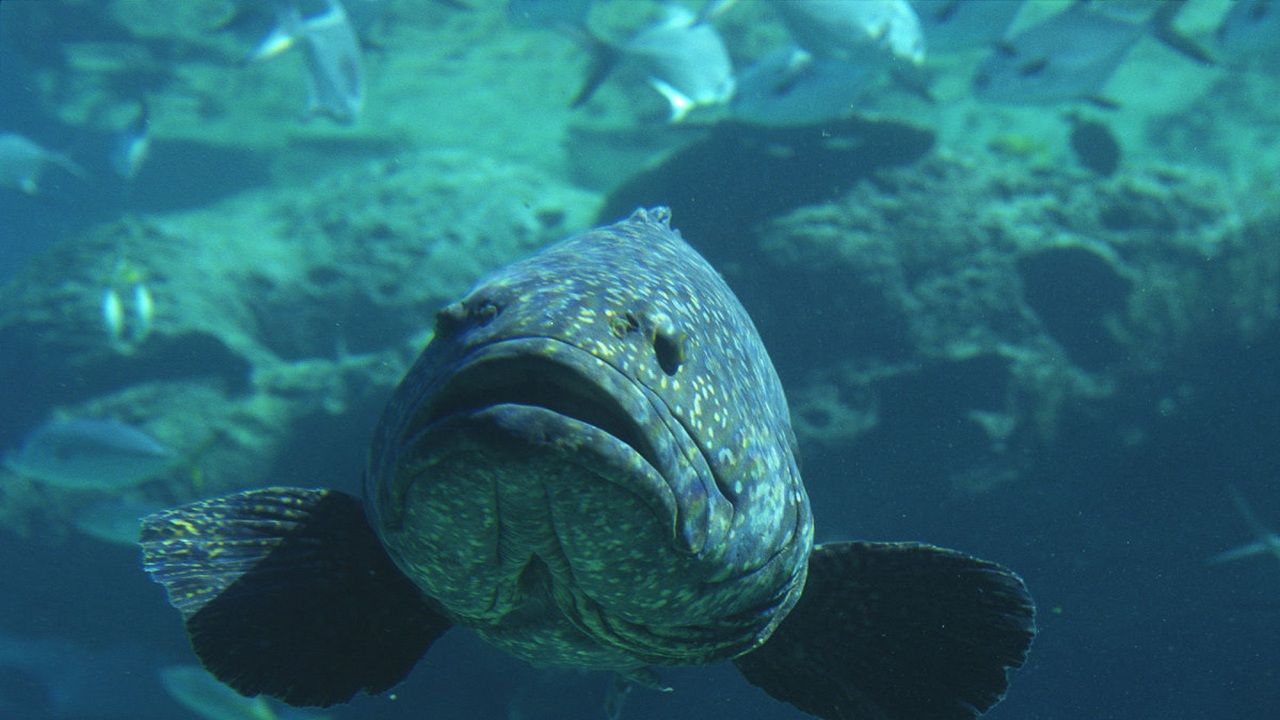
#> input picture AES-Cam-on-PYNQ-Z2-main/AES-Cam-on-PYNQ-Z2-main/software/input.jpg, 1280 x 720 px, found by its file name
$ jupyter execute --allow-errors Picture_RFC_HDMI.ipynb
#> lines starting #> are read from the running program, lines starting #| are printed output that depends on the picture
[cell 1]
import cv2
import numpy as np
import time

from pynq import Overlay, MMIO, allocate
from pynq.lib.video import VideoMode
from pynq.lib import AxiGPIO

[cell 2]
BITFILE = "AES_SYS.bit"   # 改成你的 bit 名稱，例如 "RFC8439.bit"
#> (the rest of this cell did not finish here and is left out)

[cell 3]
# =========================================================
# Image / chunk config
# =========================================================
NUM_CHUNKS = 24
IMG_WIDTH  = 1280
IMG_HEIGHT = 720
BYTES_PER_PIXEL = 4

FULL_IMAGE_PIXELS = IMG_WIDTH * IMG_HEIGHT
FULL_IMAGE_BYTES  = FULL_IMAGE_PIXELS * BYTES_PER_PIXEL

assert FULL_IMAGE_PIXELS % NUM_CHUNKS == 0
PIXELS_PER_CHUNK = FULL_IMAGE_PIXELS // NUM_CHUNKS
CHUNK_BYTES = PIXELS_PER_CHUNK * BYTES_PER_PIXEL

TAG_SIZE = 16

# =========================================================
# RFC8439 layout
# Encrypt:
#   SrcRAM = [key][nonce][AAD][padding][plaintext]
#   DstRAM = [ciphertext][tag]
#
# Decrypt:
#   SrcRAM = [key][nonce][AAD][padding][ciphertext][tag]
#   DstRAM = [plaintext]
# =========================================================
KEY = bytes.fromhex(
    "000102030405060708090a0b0c0d0e0f"
    "101112131415161718191a1b1c1d1e1f"
)

BASE_NONCE = bytes.fromhex("000000090000004a00000000")

# 先用空 AAD，最簡單。若要放 metadata，可以改這裡。
AAD = b""

def align16(x):
    return (x + 15) & ~15

AD_LEN = len(AAD)
SRC_AAD_BASE_BYTES = 44   # key 32B + nonce 12B
MSG_OFFSET = align16(SRC_AAD_BASE_BYTES + AD_LEN)

SRC_ENC_BYTES = MSG_OFFSET + CHUNK_BYTES
SRC_DEC_BYTES = MSG_OFFSET + CHUNK_BYTES + TAG_SIZE
DST_ENC_BYTES = CHUNK_BYTES + TAG_SIZE
DST_DEC_BYTES = CHUNK_BYTES

print("CHUNK_BYTES   =", CHUNK_BYTES)
print("AD_LEN        =", AD_LEN)
print("MSG_OFFSET    =", MSG_OFFSET)
print("SRC_ENC_BYTES =", SRC_ENC_BYTES)
print("SRC_DEC_BYTES =", SRC_DEC_BYTES)

#> (a cell that did not finish here is left out)

[cell 5]
# [73 lines left out: functions cdma_reset, cdma_transfer, run_rfc8439, not called in this run]

[cell 6]
# =========================================================
# Nonce helper
# 每個 chunk 當成一筆獨立 AEAD message，所以 nonce 建議每塊不同。
# 這裡用 BASE_NONCE 的最後 32-bit 加 chunk index。
# =========================================================
def nonce_for_chunk(chunk_idx):
    n = bytearray(BASE_NONCE)
    tail = int.from_bytes(n[8:12], "little")
    n[8:12] = (tail + chunk_idx).to_bytes(4, "little")
    return bytes(n)

# [43 lines left out: functions fill_src_header, run_rfc8439, not called in this run]

[cell 7]
# =========================================================
# Load image and pack each pixel as 0x00RRGGBB
# =========================================================
INPUT_IMAGE = "input.jpg"   # 改成你的圖片檔名，不建議用 dec.png 當輸入

img_bgr = cv2.imread(INPUT_IMAGE)
#> img_bgr is the input picture: shape (720, 1280, 3); mean B, G, R 115.7, 103.3, 40.5
if img_bgr is None:
    raise RuntimeError(f"Cannot read image: {INPUT_IMAGE}")

img_bgr = cv2.resize(img_bgr, (IMG_WIDTH, IMG_HEIGHT))
img_rgb = cv2.cvtColor(img_bgr, cv2.COLOR_BGR2RGB)

r = img_rgb[:, :, 0].astype(np.uint32)
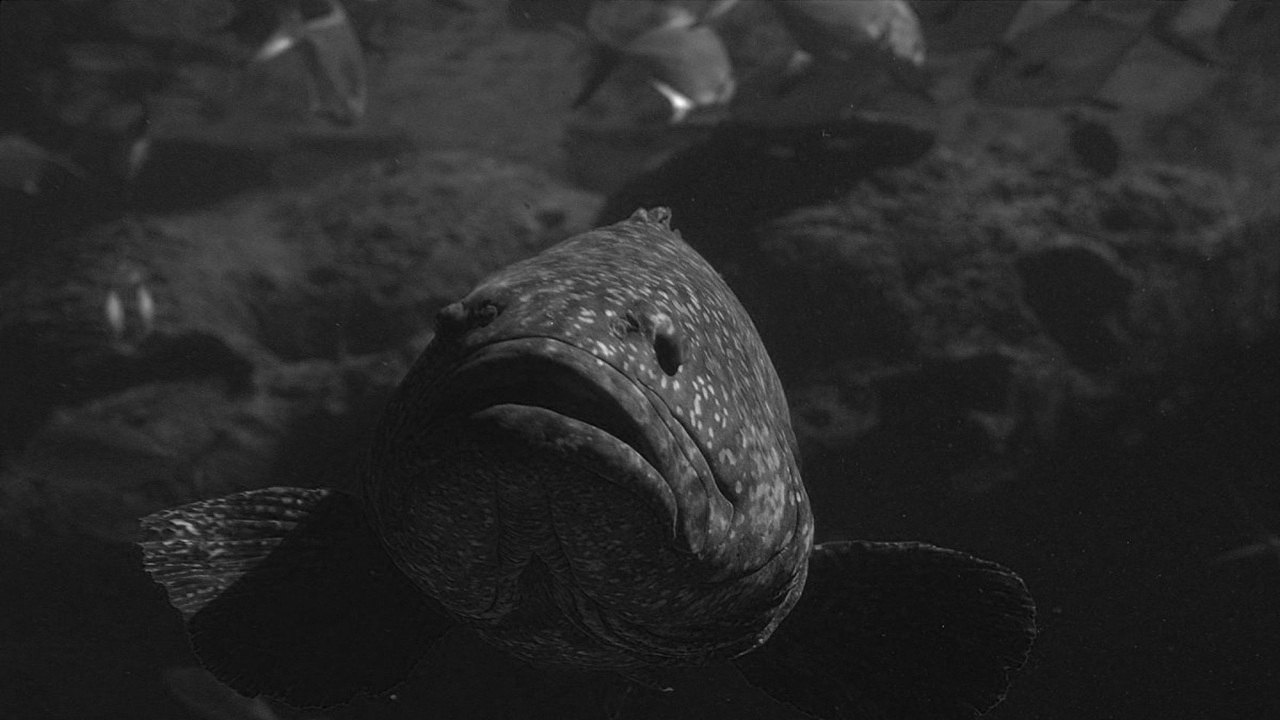
#> r: shape (720, 1280) uint32; min 0, max 252, mean 40.5
g = img_rgb[:, :, 1].astype(np.uint32)
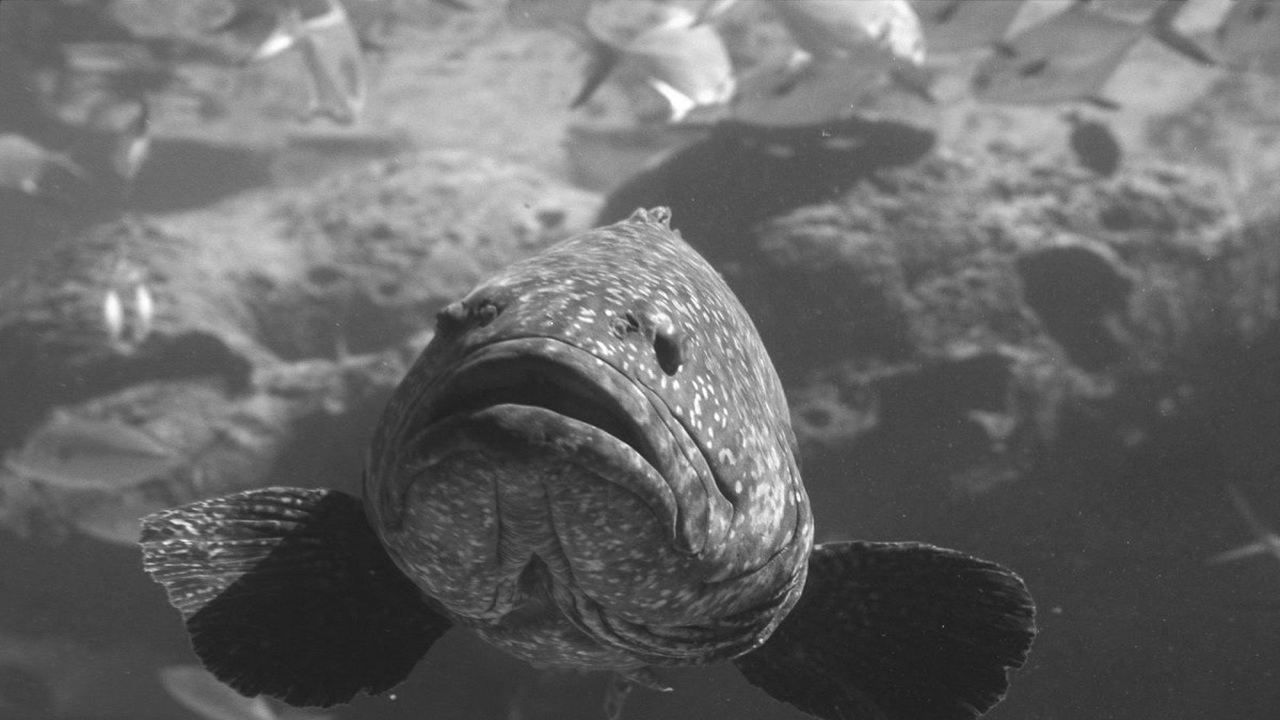
#> g: shape (720, 1280) uint32; min 25, max 255, mean 103.3
b = img_rgb[:, :, 2].astype(np.uint32)
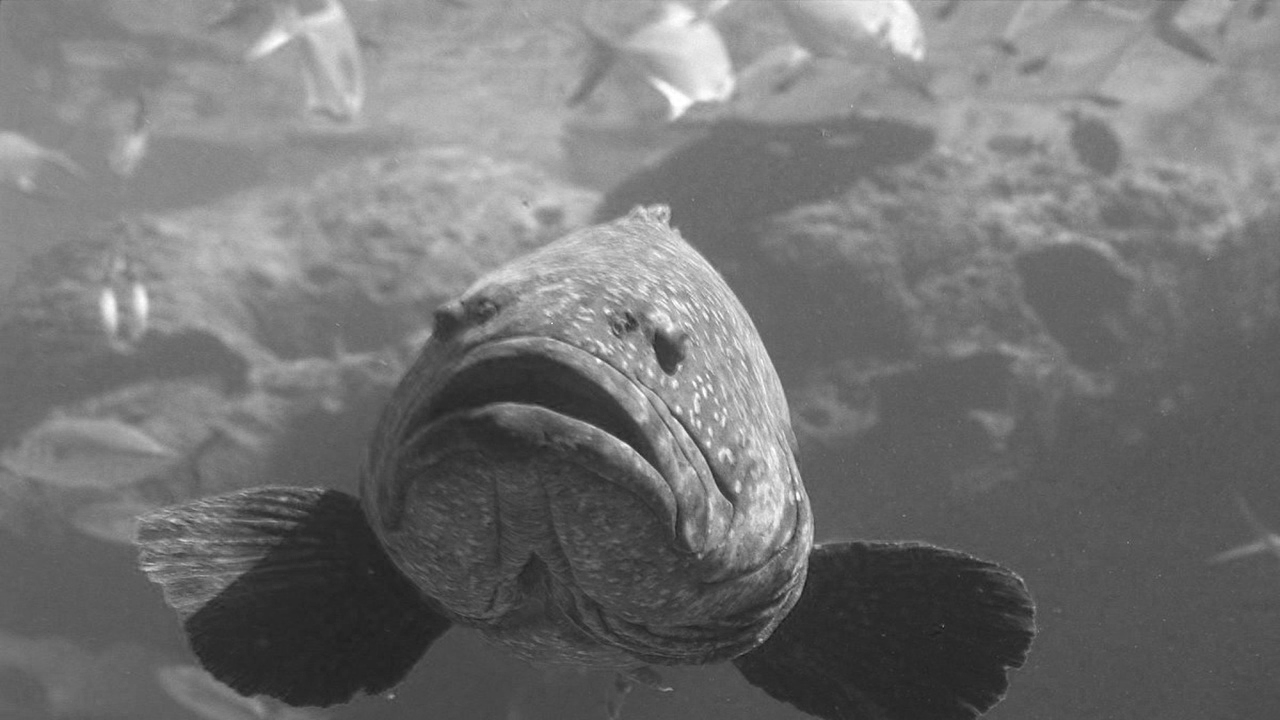
#> b: shape (720, 1280) uint32; min 22, max 255, mean 115.7

plain_words = ((r << 16) | (g << 8) | b).astype(np.uint32).reshape(-1)
plain_words = np.ascontiguousarray(plain_words)
plain_bytes = plain_words.view(np.uint8)

print("plain_words:", plain_words.shape)
#| plain_words: (921600,)
print("plain_bytes:", plain_bytes.shape)
#| plain_bytes: (3686400,)
